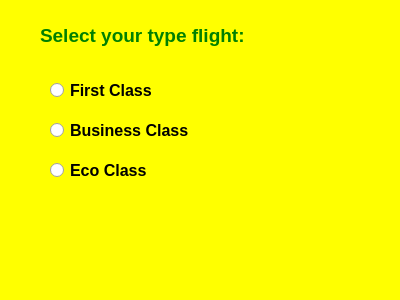
<?xml version="1.0" encoding="UTF-8"?>
<ui version="4.0">
 <class>Dialog</class>
 <widget class="QDialog" name="Dialog">
  <property name="geometry">
   <rect>
    <x>0</x>
    <y>0</y>
    <width>400</width>
    <height>300</height>
   </rect>
  </property>
  <property name="windowTitle">
   <string>Dialog</string>
  </property>
  <property name="styleSheet">
   <string notr="true">QDialog{

background-color: yellow


}</string>
  </property>
  <widget class="QRadioButton" name="radio_btn_first">
   <property name="geometry">
    <rect>
     <x>50</x>
     <y>80</y>
     <width>131</width>
     <height>21</height>
    </rect>
   </property>
   <property name="font">
    <font>
     <pointsize>12</pointsize>
     <weight>75</weight>
     <bold>true</bold>
    </font>
   </property>
   <property name="text">
    <string>First Class</string>
   </property>
  </widget>
  <widget class="QRadioButton" name="radio_btn_first_2">
   <property name="geometry">
    <rect>
     <x>50</x>
     <y>120</y>
     <width>151</width>
     <height>21</height>
    </rect>
   </property>
   <property name="font">
    <font>
     <pointsize>12</pointsize>
     <weight>75</weight>
     <bold>true</bold>
    </font>
   </property>
   <property name="text">
    <string>Business Class</string>
   </property>
  </widget>
  <widget class="QRadioButton" name="radio_btn_first_3">
   <property name="geometry">
    <rect>
     <x>50</x>
     <y>160</y>
     <width>131</width>
     <height>21</height>
    </rect>
   </property>
   <property name="font">
    <font>
     <pointsize>12</pointsize>
     <weight>75</weight>
     <bold>true</bold>
    </font>
   </property>
   <property name="text">
    <string>Eco Class</string>
   </property>
  </widget>
  <widget class="QLabel" name="label">
   <property name="geometry">
    <rect>
     <x>40</x>
     <y>20</y>
     <width>231</width>
     <height>31</height>
    </rect>
   </property>
   <property name="font">
    <font>
     <pointsize>14</pointsize>
     <weight>75</weight>
     <bold>true</bold>
    </font>
   </property>
   <property name="styleSheet">
    <string notr="true">QLabel {

color:green

}</string>
   </property>
   <property name="text">
    <string>Select your type flight:</string>
   </property>
  </widget>
  <widget class="QLabel" name="label_resultado">
   <property name="geometry">
    <rect>
     <x>30</x>
     <y>210</y>
     <width>281</width>
     <height>41</height>
    </rect>
   </property>
   <property name="font">
    <font>
     <pointsize>12</pointsize>
     <weight>75</weight>
     <bold>true</bold>
    </font>
   </property>
   <property name="styleSheet">
    <string notr="true">Qlabel {

background-color:pink

}</string>
   </property>
   <property name="text">
    <string/>
   </property>
  </widget>
 </widget>
 <resources/>
 <connections/>
</ui>
